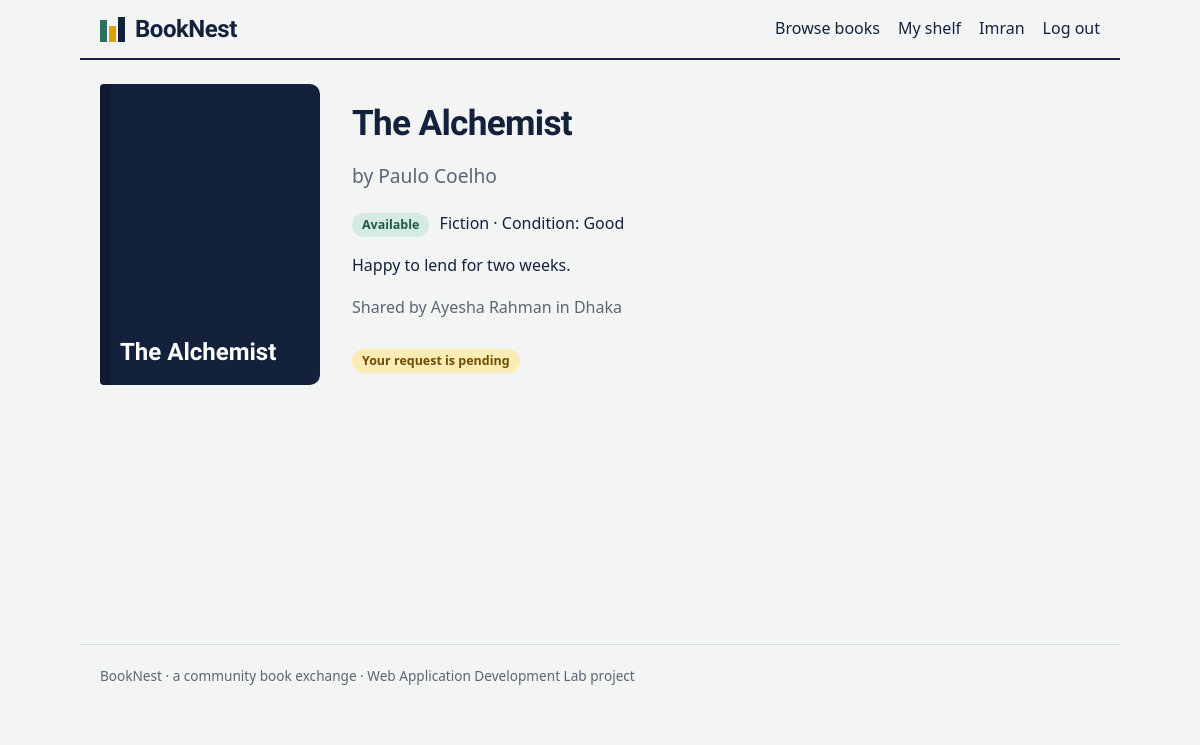
/books/1 (signed in), run on the app's committed database.
### tables this page shows
CREATE TABLE users(id INTEGER PRIMARY KEY, name TEXT NOT NULL, email TEXT UNIQUE NOT NULL,
  password TEXT NOT NULL, role TEXT DEFAULT 'member', city TEXT DEFAULT '', bio TEXT DEFAULT '',
  created TEXT DEFAULT CURRENT_TIMESTAMP);

CREATE TABLE books(id INTEGER PRIMARY KEY, owner_id INTEGER NOT NULL, title TEXT NOT NULL,
  author TEXT NOT NULL, category TEXT, cond TEXT, description TEXT DEFAULT '', available INTEGER DEFAULT 1,
  created TEXT DEFAULT CURRENT_TIMESTAMP);

CREATE TABLE requests(id INTEGER PRIMARY KEY, book_id INTEGER NOT NULL, borrower_id INTEGER NOT NULL,
  status TEXT DEFAULT 'pending', created TEXT DEFAULT CURRENT_TIMESTAMP);

### app.py (the view)
@app.route("/books/<int:bid>")
def book(bid):
    b = q(BOOK_SQL + "WHERE b.id=?", (bid,), one=True) or abort(404)
    mine = None
    if g.user:
        mine = q("SELECT * FROM requests WHERE book_id=? AND borrower_id=? AND status IN ('pending','approved')", (bid, g.user["id"]), one=True)
    return render_template("book.html", b=b, mine=mine)

### app.py (called while the page is built)
def db():
    if "db" not in g:
        g.db = sqlite3.connect(DB); g.db.row_factory = sqlite3.Row
    return g.db

def q(sql, args=(), one=False):
    rows = db().execute(sql, args).fetchall()
    return (rows[0] if rows else None) if one else rows

@app.before_request
def load_user():
    g.user = q("SELECT * FROM users WHERE id=?", (session["uid"],), one=True) if "uid" in session else None

### templates/book.html
{% extends "base.html" %}{% block title %}{{ b.title }} · BookNest{% endblock %}{% block content %}
<article class="detail" style="--c:{{ color(b.title) }}">
  <div class="cover"><span>{{ b.title }}</span></div>
  <div>
    <h1>{{ b.title }}</h1><p class="lead">by {{ b.author }}</p>
    <p class="meta"><span class="tag {{ 'ok' if b.available else 'out' }}">{{ 'Available' if b.available else 'On loan' }}</span> {{ b.category }} · Condition: {{ b.cond }}</p>
    <p>{{ b.description or 'No description yet.' }}</p>
    <p class="muted">Shared by {{ b.owner }}{% if b.city %} in {{ b.city }}{% endif %}</p>
    {% if not g.user %}<a class="btn" href="{{ url_for('login', next=request.path) }}">Log in to request</a>
    {% elif g.user.id == b.owner_id or g.user.role == 'admin' %}
      <a class="btn ghost" href="{{ url_for('book_edit', bid=b.id) }}">Edit book</a>
      <form class="inline" method="post" action="{{ url_for('book_delete', bid=b.id) }}" onsubmit="return confirm('Delete this book?')"><button class="btn danger">Delete</button></form>
    {% elif mine %}<p class="tag {{ mine.status }}">Your request is {{ mine.status }}</p>
    {% elif b.available %}<form method="post" action="{{ url_for('request_book', bid=b.id) }}"><button class="btn">Request this book</button></form>
    {% else %}<p class="muted">Someone is reading this one. Check back soon.</p>{% endif %}
  </div>
</article>
{% endblock %}

### templates/base.html (shortened to what this page needs)
<!doctype html>
<html lang="en"><head><meta charset="utf-8"><meta name="viewport" content="width=device-width,initial-scale=1">
<link rel="stylesheet" href="{{ url_for('static', filename='style.css') }}"></head>
<body>
<header class="top"><a class="brand" href="{{ url_for('home') }}"><span class="logo"><i></i><i></i><i></i></span>BookNest</a>
<nav>
  <a href="{{ url_for('books') }}">Browse books</a>
  {% if g.user %}
    <a href="{{ url_for('dashboard') }}">My shelf</a>
    <a href="{{ url_for('profile') }}">{{ g.user.name.split()[0] }}</a>
    <a href="{{ url_for('logout') }}">Log out</a>
  {% else %}
    <a href="{{ url_for('login') }}">Log in</a><a class="btn sm" href="{{ url_for('register') }}">Join free</a>
  {% endif %}
</nav></header>
<main>
{% block content %}{% endblock %}
</main>
<footer>BookNest · a community book exchange · Web Application Development Lab project</footer>
</body></html>

### static/style.css (style rules this page uses)
:root { --paper:#F2F5F3;--ink:#14213D;--sage:#2F6F62;--gold:#E0A100;--line:#D3DCD7;--muted:#5B6674;--red:#B5475B }
* { box-sizing:border-box }
body { margin:0;background:var(--paper);color:var(--ink);font:16px/1.6 system-ui,-apple-system,"Segoe UI",sans-serif }
h1,h2,h3,.brand,.hero { font-family:"Bricolage Grotesque",system-ui,sans-serif;line-height:1.1;letter-spacing:-.02em }
h1 { font-size:2.2rem;margin:1.2rem 0 .8rem }
a { color:var(--sage) }
main,.top,footer { max-width:1040px;margin:0 auto;padding:0 20px }
main { min-height:70vh;padding-bottom:40px }
.top { display:flex;justify-content:space-between;align-items:center;flex-wrap:wrap;gap:10px;padding-top:16px;padding-bottom:16px;border-bottom:2px solid var(--ink) }
.brand { display:flex;align-items:center;gap:10px;font-size:1.5rem;font-weight:800;color:var(--ink);text-decoration:none }
.logo { display:flex;align-items:flex-end;gap:2px }
.logo i { width:7px;background:var(--sage);display:block;height:22px }
.logo i:nth-child(2) { height:16px;background:var(--gold) }
.logo i:nth-child(3) { height:25px;background:var(--ink) }
nav { display:flex;gap:18px;align-items:center;flex-wrap:wrap }
nav a { color:var(--ink);text-decoration:none;font-weight:500 }
.lead { font-size:1.2rem;color:var(--muted);max-width:56ch }
.muted { color:var(--muted) }
.tag { display:inline-block;font-size:.78rem;font-weight:600;padding:2px 10px;border-radius:99px;background:#E3E8E5;margin-right:6px }
.tag.ok,.tag.approved { background:#D5EBE2;color:#1E5A4B }
.tag.pending { background:#FBEBB5;color:#6B4E00 }
.detail { display:grid;grid-template-columns:220px 1fr;gap:32px;margin-top:24px }
.cover { background:var(--c);color:#fff;border-radius:4px 10px 10px 4px;min-height:300px;padding:20px;display:flex;align-items:flex-end;font:800 1.5rem/1.1 "Bricolage Grotesque";box-shadow:inset 10px 0 0 rgba(0,0,0,.2) }
footer { padding-top:20px;padding-bottom:30px;color:var(--muted);font-size:.85rem;border-top:1px solid var(--line) }

### data on the page
users: user.name "Imran"
books: title "The Alchemist", author "Paulo Coelho", available "Available", category "Fiction", cond "Good", description "Happy to lend for two weeks."
users: owner "Ayesha Rahman", city "Dhaka"
requests: status "pending"
